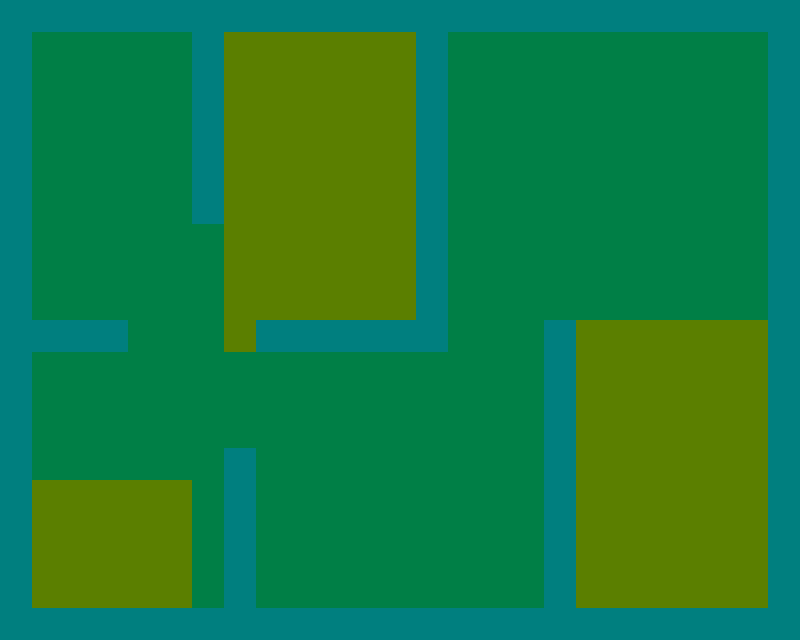

Rendered tile map (Tiled .tmx) drawn with the repository's tilesets; below, a short description and the full map source, tile grids included:
An orthogonal 25x20 tile map with 32x32 px tiles, 4 tile layers (background, fields, infected, hedge) and 2 objects (2x cowSpawn).

<map version="1.0" tiledversion="2018.03.21" orientation="orthogonal" renderorder="right-down" width="25" height="20" tilewidth="32" tileheight="32" infinite="0" nextobjectid="4">
 <tileset firstgid="1" name="farm" tilewidth="32" tileheight="32" tilecount="10" columns="5">
  <image source="farm.png" width="160" height="64" />
 </tileset>
 <layer name="background" width="25" height="20">
  <data encoding="csv">
1,1,1,1,1,1,1,1,1,1,1,1,1,1,1,1,1,1,1,1,1,1,1,1,1,
1,1,1,1,1,1,1,1,1,1,1,1,1,1,1,1,1,1,1,1,1,1,1,1,1,
1,1,1,1,1,1,1,1,1,1,1,1,1,1,1,1,1,1,1,1,1,1,1,1,1,
1,1,1,1,1,1,1,1,1,1,1,1,1,1,1,1,1,1,1,1,1,1,1,1,1,
1,1,1,1,1,1,1,1,1,1,1,1,1,1,1,1,1,1,1,1,1,1,1,1,1,
1,1,1,1,1,1,1,1,1,1,1,1,1,1,1,1,1,1,1,1,1,1,1,1,1,
1,1,1,1,1,1,1,1,1,1,1,1,1,1,1,1,1,1,1,1,1,1,1,1,1,
1,1,1,1,1,1,1,1,1,1,1,1,1,1,1,1,1,1,1,1,1,1,1,1,1,
1,1,1,1,1,1,1,1,1,1,1,1,1,1,1,1,1,1,1,1,1,1,1,1,1,
1,1,1,1,1,1,1,1,1,1,1,1,1,1,1,1,1,1,1,1,1,1,1,1,1,
1,1,1,1,1,1,1,1,1,1,1,1,1,1,1,1,1,1,1,1,1,1,1,1,1,
1,1,1,1,1,1,1,1,1,1,1,1,1,1,1,1,1,1,1,1,1,1,1,1,1,
1,1,1,1,1,1,1,1,1,1,1,1,1,1,1,1,1,1,1,1,1,1,1,1,1,
1,1,1,1,1,1,1,1,1,1,1,1,1,1,1,1,1,1,1,1,1,1,1,1,1,
1,1,1,1,1,1,1,1,1,1,1,1,1,1,1,1,1,1,1,1,1,1,1,1,1,
1,1,1,1,1,1,1,1,1,1,1,1,1,1,1,1,1,1,1,1,1,1,1,1,1,
1,1,1,1,1,1,1,1,1,1,1,1,1,1,1,1,1,1,1,1,1,1,1,1,1,
1,1,1,1,1,1,1,1,1,1,1,1,1,1,1,1,1,1,1,1,1,1,1,1,1,
1,1,1,1,1,1,1,1,1,1,1,1,1,1,1,1,1,1,1,1,1,1,1,1,1,
1,1,1,1,1,1,1,1,1,1,1,1,1,1,1,1,1,1,1,1,1,1,1,1,1
</data>
 </layer>
 <layer name="fields" width="25" height="20">
  <data encoding="csv">
0,0,0,0,0,0,0,0,0,0,0,0,0,0,0,0,0,0,0,0,0,0,0,0,0,
0,0,0,0,0,0,0,4,4,4,4,4,4,0,0,0,0,0,0,0,0,0,0,0,0,
0,0,0,0,0,0,0,4,4,4,4,4,4,0,0,0,0,0,0,0,0,0,0,0,0,
0,0,0,0,0,0,0,4,4,4,4,4,4,0,0,0,0,0,0,0,0,0,0,0,0,
0,0,0,0,0,0,0,4,4,4,4,4,4,0,0,0,0,0,0,0,0,0,0,0,0,
0,0,0,0,0,0,0,4,4,4,4,4,4,0,0,0,0,0,0,0,0,0,0,0,0,
0,0,0,0,0,0,0,4,4,4,4,4,4,0,0,0,0,0,0,0,0,0,0,0,0,
0,0,0,0,0,0,0,4,4,4,4,4,4,0,0,0,0,0,0,0,0,0,0,0,0,
0,0,0,0,0,0,0,4,4,4,4,4,4,0,0,0,0,0,0,0,0,0,0,0,0,
0,0,0,0,0,0,0,4,4,4,4,4,4,0,0,0,0,0,0,0,0,0,0,0,0,
0,0,0,0,0,0,0,4,4,4,4,4,4,0,0,0,0,0,4,4,4,4,4,4,4,
0,0,0,0,0,0,0,0,0,0,0,0,0,0,0,0,0,0,4,4,4,4,4,4,4,
0,0,0,0,0,0,0,0,0,0,0,0,0,0,0,0,0,0,4,4,4,4,4,4,4,
0,0,0,0,0,0,0,0,0,0,0,0,0,0,0,0,0,0,4,4,4,4,4,4,4,
0,0,0,0,0,0,0,0,0,0,0,0,0,0,0,0,0,0,4,4,4,4,4,4,4,
4,4,4,4,4,4,0,0,0,0,0,0,0,0,0,0,0,0,4,4,4,4,4,4,4,
4,4,4,4,4,4,0,0,0,0,0,0,0,0,0,0,0,0,4,4,4,4,4,4,4,
4,4,4,4,4,4,0,0,0,0,0,0,0,0,0,0,0,0,4,4,4,4,4,4,4,
4,4,4,4,4,4,0,0,0,0,0,0,0,0,0,0,0,0,4,4,4,4,4,4,4,
4,4,4,4,4,4,0,0,0,0,0,0,0,0,0,0,0,0,4,4,4,4,4,4,4
</data>
 </layer>
 <layer name="infected" width="25" height="20">
  <data encoding="csv">
0,0,0,0,0,0,0,0,0,0,0,0,0,0,0,0,0,0,0,0,0,0,0,0,0,
0,0,0,0,0,0,0,0,0,0,0,0,0,0,0,0,0,0,0,0,0,0,0,0,0,
0,0,0,0,0,0,0,0,0,0,0,0,0,0,0,0,0,0,0,0,0,0,0,0,0,
0,0,0,0,0,0,0,0,0,0,0,0,0,0,0,0,0,0,0,0,0,0,0,0,0,
0,0,0,0,0,0,0,0,0,0,0,0,0,0,0,0,0,0,0,0,0,0,0,0,0,
0,0,0,0,0,0,0,0,0,0,0,0,0,0,0,0,0,0,0,0,0,0,0,0,0,
0,0,0,0,0,0,0,0,0,0,0,0,0,0,0,0,0,0,0,0,0,0,0,0,0,
0,0,0,0,0,0,0,0,0,0,0,0,0,0,0,0,0,0,0,0,0,0,0,0,0,
0,0,0,0,0,0,0,0,0,0,0,0,0,0,0,0,0,0,0,0,0,0,0,0,0,
0,0,0,0,0,0,0,0,0,0,0,0,0,0,0,0,0,0,0,0,0,0,0,0,0,
0,0,0,0,0,0,0,0,0,0,0,0,0,0,0,0,0,0,0,0,0,0,0,0,0,
0,0,0,0,0,0,0,0,0,0,0,0,0,0,0,0,0,0,0,0,0,0,0,0,0,
0,0,0,0,0,0,0,0,0,0,0,0,0,0,0,0,0,0,0,0,0,0,0,0,0,
0,0,0,0,0,0,0,0,0,0,0,0,0,0,0,0,0,0,0,0,0,0,0,0,0,
0,0,0,0,0,0,0,0,0,0,0,0,0,0,0,0,0,0,0,0,0,0,0,0,0,
0,0,0,0,0,0,0,0,0,0,0,0,0,0,0,0,0,0,0,0,0,0,0,0,0,
0,0,0,0,0,0,0,0,0,0,0,0,0,0,0,0,0,0,0,0,0,0,0,0,0,
0,0,0,0,0,0,0,0,0,0,0,0,0,0,0,0,0,0,0,0,0,0,0,0,0,
0,0,0,0,0,0,0,0,0,0,0,0,0,0,0,0,0,0,0,0,0,0,0,0,0,
0,0,0,0,0,0,0,0,0,0,0,0,0,0,0,0,0,0,0,0,0,0,0,0,0
</data>
 </layer>
 <layer name="hedge" width="25" height="20">
  <data encoding="csv">
2,2,2,2,2,2,2,2,2,2,2,2,2,2,2,2,2,2,2,2,2,2,2,2,2,
2,0,0,0,0,0,2,0,0,0,0,0,0,2,0,0,0,0,0,0,0,0,0,0,2,
2,0,0,0,0,0,2,0,0,0,0,0,0,2,0,0,0,0,0,0,0,0,0,0,2,
2,0,0,0,0,0,2,0,0,0,0,0,0,2,0,0,0,0,0,0,0,0,0,0,2,
2,0,0,0,0,0,2,0,0,0,0,0,0,2,0,0,0,0,0,0,0,0,0,0,2,
2,0,0,0,0,0,2,0,0,0,0,0,0,2,0,0,0,0,0,0,0,0,0,0,2,
2,0,0,0,0,0,2,0,0,0,0,0,0,2,0,0,0,0,0,0,0,0,0,0,2,
2,0,0,0,0,0,0,0,0,0,0,0,0,2,0,0,0,0,0,0,0,0,0,0,2,
2,0,0,0,0,0,0,0,0,0,0,0,0,2,0,0,0,0,0,0,0,0,0,0,2,
2,0,0,0,0,0,0,0,0,0,0,0,0,2,0,0,0,0,0,0,0,0,0,0,2,
2,2,2,2,0,0,0,0,2,2,2,2,2,2,0,0,0,2,0,0,0,0,0,0,2,
2,0,0,0,0,0,0,0,0,0,0,0,0,0,0,0,0,2,0,0,0,0,0,0,2,
2,0,0,0,0,0,0,0,0,0,0,0,0,0,0,0,0,2,0,0,0,0,0,0,2,
2,0,0,0,0,0,0,0,0,0,0,0,0,0,0,0,0,2,0,0,0,0,0,0,2,
2,0,0,0,0,0,0,2,0,0,0,0,0,0,0,0,0,2,0,0,0,0,0,0,2,
2,0,0,0,0,0,0,2,0,0,0,0,0,0,0,0,0,2,0,0,0,0,0,0,2,
2,0,0,0,0,0,0,2,0,0,0,0,0,0,0,0,0,2,0,0,0,0,0,0,2,
2,0,0,0,0,0,0,2,0,0,0,0,0,0,0,0,0,2,0,0,0,0,0,0,2,
2,0,0,0,0,0,0,2,0,0,0,0,0,0,0,0,0,2,0,0,0,0,0,0,2,
2,2,2,2,2,2,2,2,2,2,2,2,2,2,2,2,2,2,2,2,2,2,2,2,2
</data>
 </layer>
 <objectgroup name="cows">
  <object id="1" name="cowSpawn" x="64" y="64" width="32" height="32" />
  <object id="2" name="cowSpawn" x="512" y="64" width="32" height="32" />
 </objectgroup>
</map>
